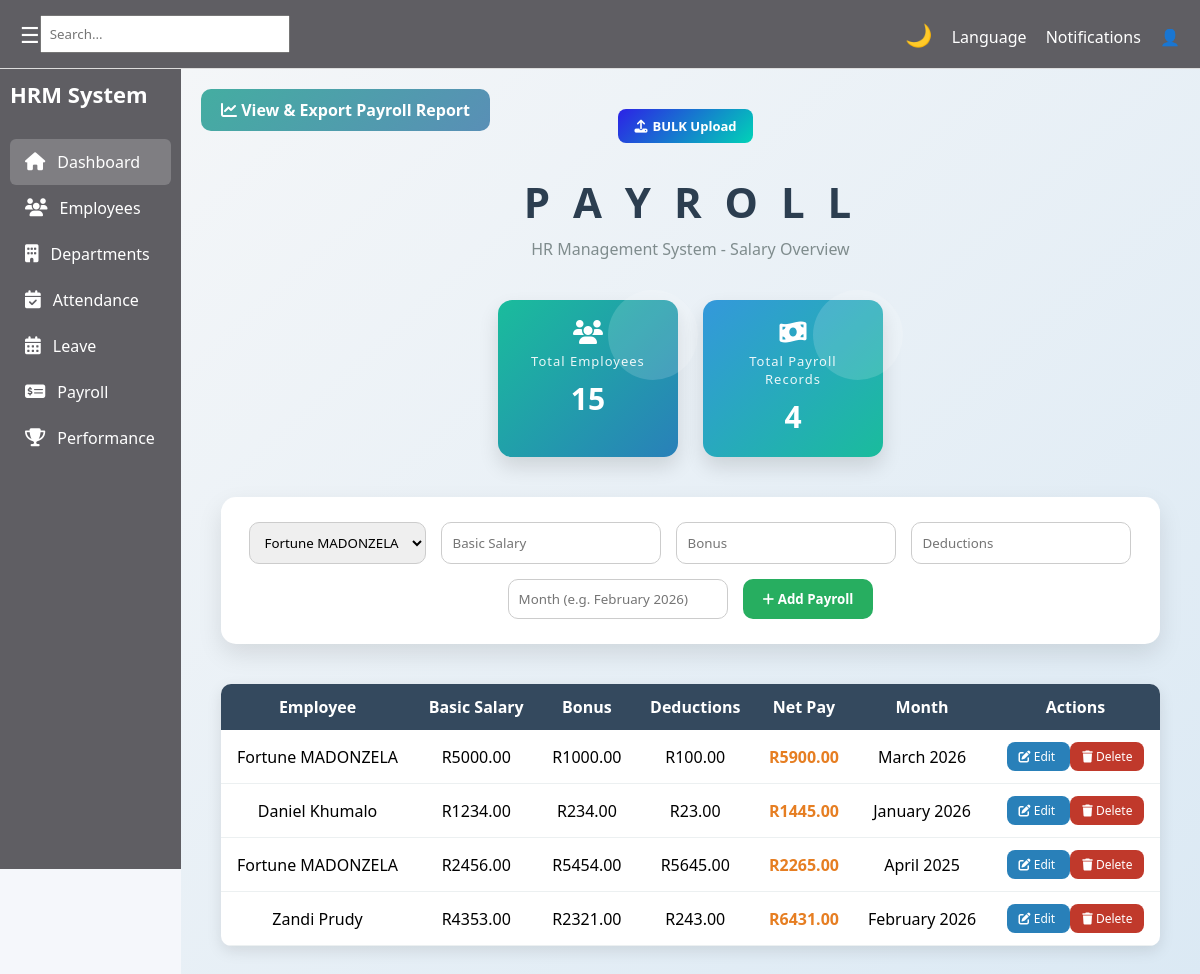
The app's page /hr/payroll/ with its own data.
### hr/models.py (models this page shows, shortened)
class Payroll(models.Model):
    employee = models.ForeignKey(Employee, on_delete=models.CASCADE)
    basic_salary = models.DecimalField(max_digits=10, decimal_places=2)
    bonus = models.DecimalField(max_digits=10, decimal_places=2, default=0)
    deductions = models.DecimalField(max_digits=10, decimal_places=2, default=0)
    month = models.CharField(max_length=50)
    created_at = models.DateTimeField(auto_now_add=True)
    def total_salary(self):
        return self.basic_salary + self.bonus - self.deductions
    class Meta:
        unique_together = ('employee', 'month')

class Employee(models.Model):
    user = models.OneToOneField(User, on_delete=models.CASCADE)
    department = models.ForeignKey(Department, on_delete=models.CASCADE)
    first_name = models.CharField(max_length=50)
    last_name = models.CharField(max_length=50)
    email = models.EmailField(unique=True)
    role = models.ForeignKey(Role, on_delete=models.CASCADE)
    date_joined = models.DateField(auto_now_add=True)
    profile_picture = models.ImageField(upload_to='employee_profiles/', blank=True, null=True) #media/employee_profiles/
    contract_copy = models.FileField(upload_to='employee_contracts/', blank=True, null=True) #media/employee_contracts/

### hr/views.py (the view)
# urls.py: path('payroll/', PayrollView.as_view(), name='payroll'),
class PayrollView(View):
    def get(self, request):
        payrolls = Payroll.objects.select_related('employee').all()
        employees = Employee.objects.all()
        context = {
            'payrolls': payrolls,
            'employees': employees,
            'total_employees': employees.count(),
            'total_payroll': payrolls.count(),
        }
        return render(request, 'hr/pages/payroll.html', context)

### hr/templates/hr/pages/payroll.html (shortened to what this page needs)
{% extends "hr/base/base.html" %}
{% load static %}
{% block content %}
<link rel="stylesheet" href="https://cdnjs.cloudflare.com/ajax/libs/font-awesome/6.5.0/css/all.min.css">
<div class="payroll-container">
    <a href="{% url 'view_payroll_report' %}" class="view-report-btn corner-btn">
        <i class="fa fa-chart-line"></i> View & Export Payroll Report
    </a>
    <div class="bulk-upload-btns">
        <form id="bulk-upload-form" method="POST" action="{% url 'bulk-upload-payroll' %}" enctype="multipart/form-data">
            <label for="file-upload" class="bulk-btn custom-upload-btn">
                <i class="fa fa-upload"></i> BULK Upload
            </label>
        </form>
    </div>
    <div class="payroll-header">
        <h1>P A Y R O L L</h1>
        <p>HR Management System - Salary Overview</p>
    </div>
    <div class="stats-cards">
        <div class="card employees-card">
            <i class="fa fa-users card-icon"></i>
            <p>Total Employees</p>
            <h2>{{ total_employees }}</h2>
        </div>
        <div class="card records-card">
            <i class="fa fa-money-bill-wave card-icon"></i>
            <p>Total Payroll Records</p>
            <h2>{{ total_payroll }}</h2>
        </div>
    </div>
    <form method="POST" action="{% url 'add_payroll' %}" class="payroll-form">
        <select name="employee" required>
            {% for employee in employees %}
                <option value="{{ employee.id }}">
                    {{ employee.first_name }} {{ employee.last_name }}
                </option>
            {% endfor %}
        </select>
        <input type="number" name="basic_salary" placeholder="Basic Salary" required>
        <input type="number" name="bonus" placeholder="Bonus">
        <input type="number" name="deductions" placeholder="Deductions">
        <input type="text" name="month" placeholder="Month (e.g. February 2026)" required>
        <button type="submit">
            <i class="fa fa-plus"></i> Add Payroll
        </button>
    </form>
    <table>
        <thead>
            <tr>
                <th>Employee</th>
                <th>Basic Salary</th>
                <th>Bonus</th>
                <th>Deductions</th>
                <th>Net Pay</th>
                <th>Month</th>
                <th>Actions</th>
            </tr>
        </thead>
        <tbody>
            {% for payroll in payrolls %}
            <tr>
                <td>{{ payroll.employee.first_name }} {{ payroll.employee.last_name }}</td>
                <td>R{{ payroll.basic_salary }}</td>
                <td>{% if payroll.bonus %}R{{ payroll.bonus }}{% else %}R0{% endif %}</td>
                <td>{% if payroll.deductions %}R{{ payroll.deductions }}{% else %}R0{% endif %}</td>
                <td class="total-salary">R{{ payroll.total_salary|floatformat:2 }}</td>
                <td>{{ payroll.month }}</td>
                <td>
                    <a href="{% url 'edit_payroll' payroll.id %}">
                        <i class="fa fa-edit"></i> Edit
                    </a>
                    <form method="POST" action="{% url 'delete_payroll' payroll.id %}" style="display:inline;">
                        <button type="submit" onclick="return confirm('Are you sure you want to delete this payroll?');">
                            <i class="fa fa-trash"></i> Delete
                        </button>
                    </form>
                </td>
            </tr>
            {% empty %}
            <tr>
                <td colspan="7" style="padding:20px; color:gray;">No payroll records yet.</td>
            </tr>
            {% endfor %}
        </tbody>
    </table>
</div>
{% endblock %}

### hr/static/hr/css/global.css (style rules this page uses)
* { margin: 0; padding: 0; box-sizing: border-box; font-family: "Segoe UI", sans-serif; }
body { background: white; transition: background 0.3s, color 0.3s; }
.card { background: #e0e0e0; padding: 20px; text-align: center; border-radius: 10px; }
body { margin: 0; font-family: "Segoe UI", sans-serif; height: 100vh; }

### hr/static/hr/css/payroll.css (style rules this page uses)
.payroll-container { padding: 40px; background: linear-gradient(to bottom right, #f4f6f8, #dbe9f4); min-height: 100vh; font-family: 'Poppins', sans-serif; position: relative; }
.payroll-container .payroll-header { text-align: center; margin-bottom: 40px; }
.payroll-container .corner-btn { position: absolute; top: 20px; left: 20px; }
.payroll-container .payroll-header h1 { font-size: 42px; letter-spacing: 6px; color: #2c3e50; margin-bottom: 8px; }
.payroll-container .payroll-header p { font-size: 16px; color: #7f8c8d; }
.payroll-container .stats-cards { display: flex; justify-content: center; gap: 25px; flex-wrap: wrap; margin-bottom: 40px; }
.payroll-container .card { position: relative; width: 180px; padding: 20px; border-radius: 14px; color: white; text-align: center; box-shadow: 0 10px 20px rgba(0,0,0,0.12); transition: all 0.3s ease; }
.payroll-container .card p { font-size: 13px; letter-spacing: 1px; opacity: 0.9; margin-bottom: 8px; }
.payroll-container .card h2 { font-size: 30px; font-weight: 600; margin: 0; }
.payroll-container .employees-card { background: linear-gradient(135deg, #1abc9c, #2980b9); }
.payroll-container .records-card { background: linear-gradient(135deg, #3498db, #1abc9c); }
.payroll-container .card-icon { font-size: 24px; margin-bottom: 8px; color: white; }
.payroll-container .card::after { content: ""; position: absolute; right: -20px; top: -10px; width: 90px; height: 90px; background: rgba(255,255,255,0.15); border-radius: 50%; }
.payroll-container .view-report-btn { padding: 10px 20px; background: linear-gradient(135deg, #44ada1, #598fb6); color: white; border-radius: 10px; text-decoration: none; font-weight: bold; display: inline-block; transition: 0.3s; }
.payroll-container .bulk-upload-btns { margin-bottom: 30px; display: flex; gap: 10px; flex-wrap: wrap; justify-content: center; align-items: center; }
.payroll-container .bulk-btn { padding: 8px 16px; border-radius: 8px; border: none; font-weight: bold; cursor: pointer; font-size: 13px; text-decoration: none; display: inline-flex; align-items: center; gap: 5px; transition: 0.3s; }
.payroll-container form.payroll-form { background: white; padding: 25px; border-radius: 15px; box-shadow: 0 10px 25px rgba(0,0,0,0.1); margin-bottom: 40px; display: flex; flex-wrap: wrap; gap: 15px; justify-content: center; }
.payroll-container form.payroll-form select, .payroll-container form.payroll-form input { padding: 10px; border-radius: 10px; border: 1px solid #ccc; min-width: 170px; }
.payroll-container form.payroll-form button { padding: 10px 20px; border-radius: 10px; border: none; background: #27ae60; color: white; font-weight: bold; }
.payroll-container table { width: 100%; border-collapse: collapse; border-radius: 10px; overflow: hidden; box-shadow: 0 5px 15px rgba(0,0,0,0.1); background: #fff; }
.payroll-container th { background: #34495e; color: white; padding: 12px; font-weight: bold; }
.payroll-container td { padding: 12px; text-align: center; border-bottom: 1px solid #ecf0f1; }
.payroll-container .total-salary { font-weight: bold; color: #e67e22; }
.payroll-container td a { padding: 6px 12px; border-radius: 8px; font-size: 12px; text-decoration: none; border: none; cursor: pointer; background: #2980b9; color: white; }
.payroll-container td button { padding: 6px 12px; border-radius: 8px; font-size: 12px; border: none; cursor: pointer; background: #c0392b; color: white; }
.bulk-upload-btns { display: flex; justify-content: flex-end; margin-bottom: 30px; position: relative; }
.custom-upload-btn { background: linear-gradient(135deg, #2c22e6, #00d3b7); color: white; padding: 10px 20px; border-radius: 10px; font-weight: bold; cursor: pointer; display: inline-flex; align-items: center; gap: 5px; transition: 0.3s; }

### hr/static/hr/css/performance.css (style rules this page uses)
.card { background: #fff; padding: 25px; border-radius: 12px; box-shadow: 0 4px 12px rgba(0, 0, 0, 0.05); }

### hr/static/hr/css/apply_leave.css (style rules this page uses)
body { background-color: #f5f7fb; font-family: Arial, Helvetica, sans-serif; }

### records on screen
Payroll: employee.first_name "Fortune", employee.last_name "MADONZELA", basic_salary "5000.00", bonus "1000.00", deductions "100.00", total_salary "5900.00", month "March 2026"
Payroll: employee.first_name "Daniel", employee.last_name "Khumalo", basic_salary "1234.00", bonus "234.00", deductions "23.00", total_salary "1445.00", month "January 2026"
Payroll: employee.first_name "Fortune", employee.last_name "MADONZELA", basic_salary "2456.00", bonus "5454.00", deductions "5645.00", total_salary "2265.00", month "April 2025"
Payroll: employee.first_name "Zandi", employee.last_name "Prudy", basic_salary "4353.00", bonus "2321.00", deductions "243.00", total_salary "6431.00", month "February 2026"

### other values on screen
{{ total_employees }} "15"
{{ total_payroll }} "4"
form field employee "Fortune MADONZELA"
